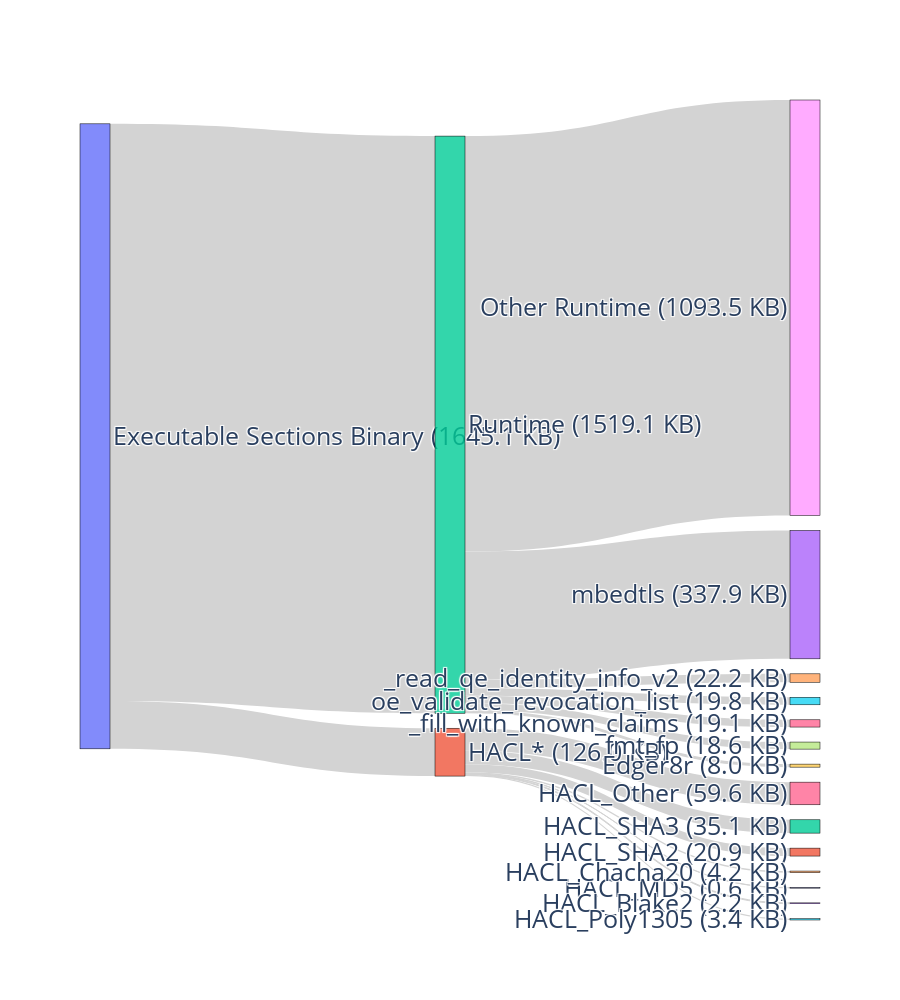

Source (notebook cell):
### Code cell
plot_binary_breakdown("oe_functions.json", top_runtime_count=4, output_pdf="my_sankey_output.pdf",group=["mbedtls"])

### Figure 1 — Plotly figure (JSON) as saved in the notebook; plotly's stock layout.template omitted (floating-point values rounded to 4 significant figures)
{"data": [{"arrangement": "perpendicular", "link": {"color": "lightgrey", "source": [0, 0, 2, 2, 2, 2, 2, 2, 2, 1, 1, 1, 1, 1, 1, 1], "target": [1, 2, 3, 4, 5, 6, 7, 8, 9, 10, 11, 12, 13, 14, 15, 16], "value": [128976, 1555594, 346032, 22720, 20320, 19584, 19040, 1119738, 8160, 608, 21392, 35952, 2288, 4288, 3440, 61008]}, "node": {"label": ["Executable Sections Binary (1645.1 KB)", "HACL* (126.0 KB)", "Runtime (1519.1 KB)", "mbedtls (337.9 KB)", "_read_qe_identity_info_v2 (22.2 KB)", "oe_validate_revocation_list (19.8 KB)", "_fill_with_known_claims (19.1 KB)", "fmt_fp (18.6 KB)", "Other Runtime (1093.5 KB)", "Edger8r (8.0 KB)", "HACL_MD5 (0.6 KB)", "HACL_SHA2 (20.9 KB)", "HACL_SHA3 (35.1 KB)", "HACL_Blake2 (2.2 KB)", "HACL_Chacha20 (4.2 KB)", "HACL_Poly1305 (3.4 KB)", "HACL_Other (59.6 KB)"], "line": {"color": "black", "width": 0.5}, "pad": 15, "thickness": 30}, "type": "sankey"}], "layout": {"font": {"size": 25}, "height": 1000}}
